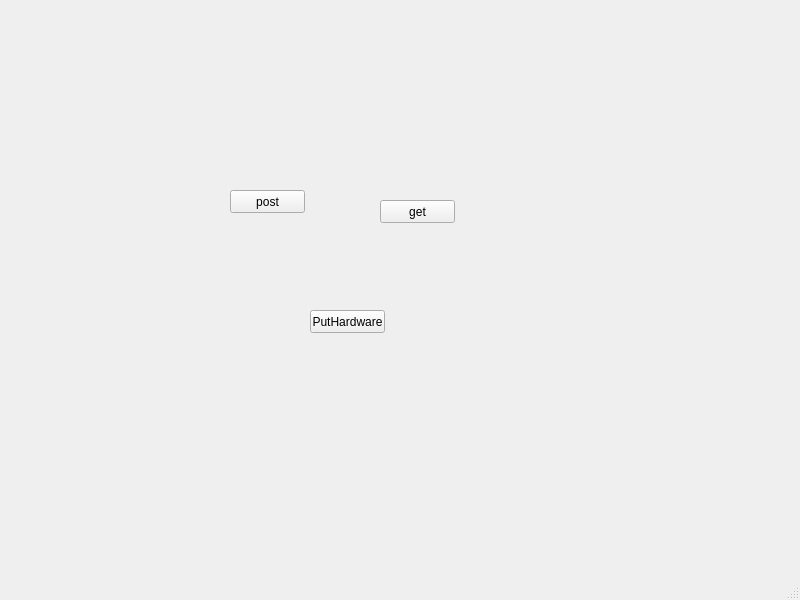
<?xml version="1.0" encoding="UTF-8"?>
<ui version="4.0">
 <class>MainWindow</class>
 <widget class="QMainWindow" name="MainWindow">
  <property name="geometry">
   <rect>
    <x>0</x>
    <y>0</y>
    <width>800</width>
    <height>600</height>
   </rect>
  </property>
  <property name="windowTitle">
   <string>MainWindow</string>
  </property>
  <widget class="QWidget" name="centralwidget">
   <widget class="QPushButton" name="btn_post">
    <property name="geometry">
     <rect>
      <x>230</x>
      <y>190</y>
      <width>75</width>
      <height>23</height>
     </rect>
    </property>
    <property name="text">
     <string>post</string>
    </property>
   </widget>
   <widget class="QPushButton" name="btn_get">
    <property name="geometry">
     <rect>
      <x>380</x>
      <y>200</y>
      <width>75</width>
      <height>23</height>
     </rect>
    </property>
    <property name="text">
     <string>get</string>
    </property>
   </widget>
   <widget class="QPushButton" name="put_hardware">
    <property name="geometry">
     <rect>
      <x>310</x>
      <y>310</y>
      <width>75</width>
      <height>23</height>
     </rect>
    </property>
    <property name="text">
     <string>PutHardware</string>
    </property>
   </widget>
  </widget>
  <widget class="QMenuBar" name="menubar">
   <property name="geometry">
    <rect>
     <x>0</x>
     <y>0</y>
     <width>800</width>
     <height>21</height>
    </rect>
   </property>
  </widget>
  <widget class="QStatusBar" name="statusbar"/>
 </widget>
 <resources/>
 <connections/>
</ui>
